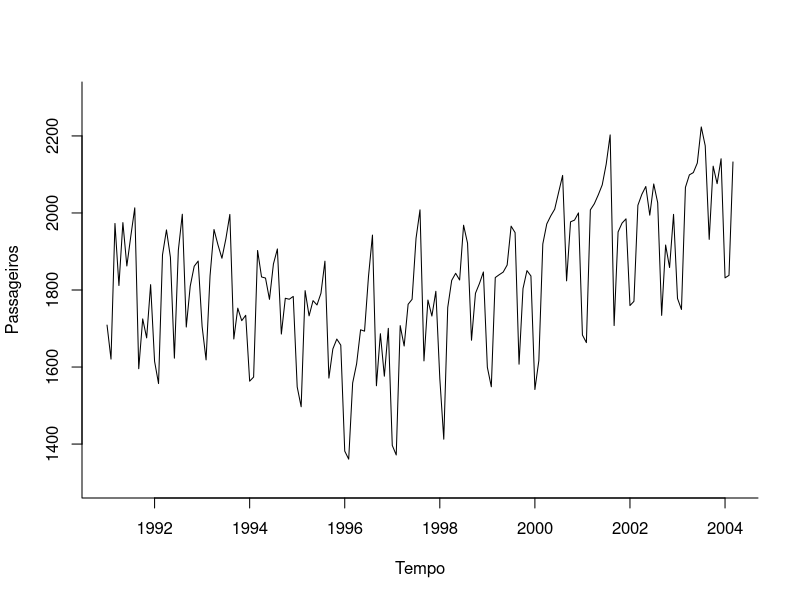
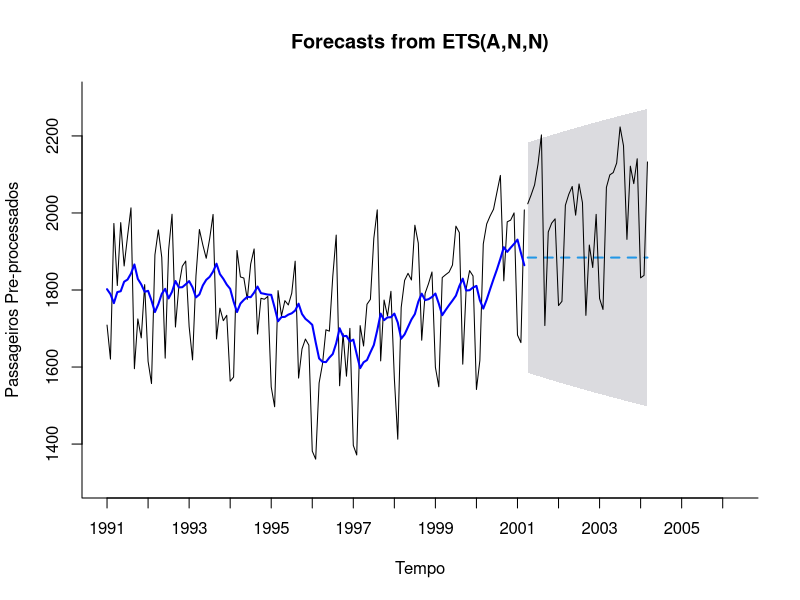
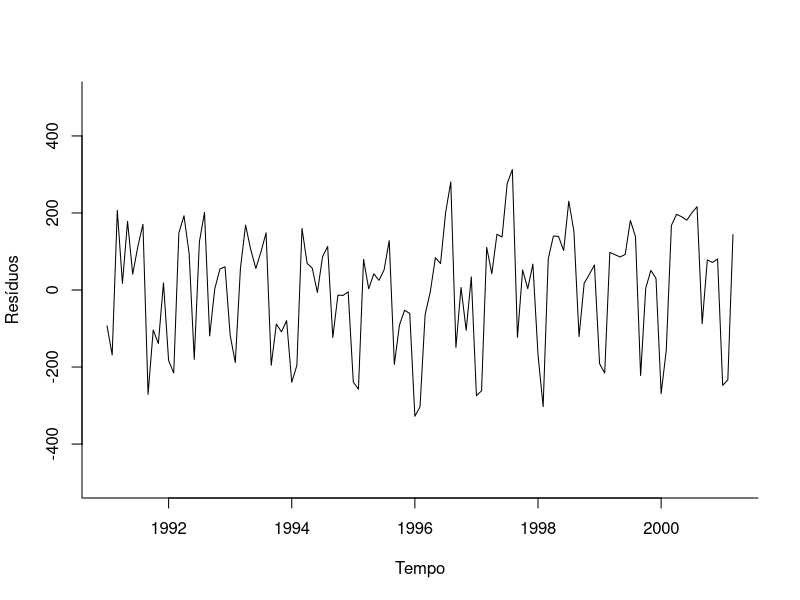
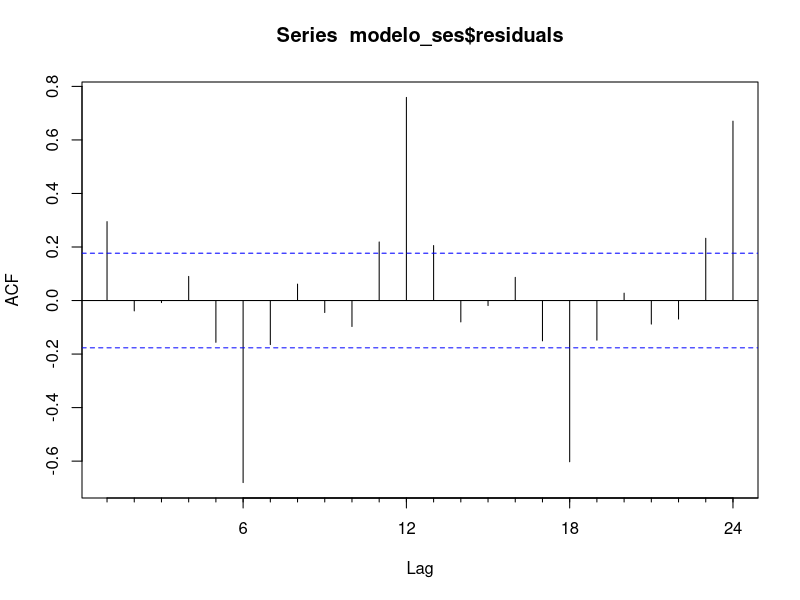
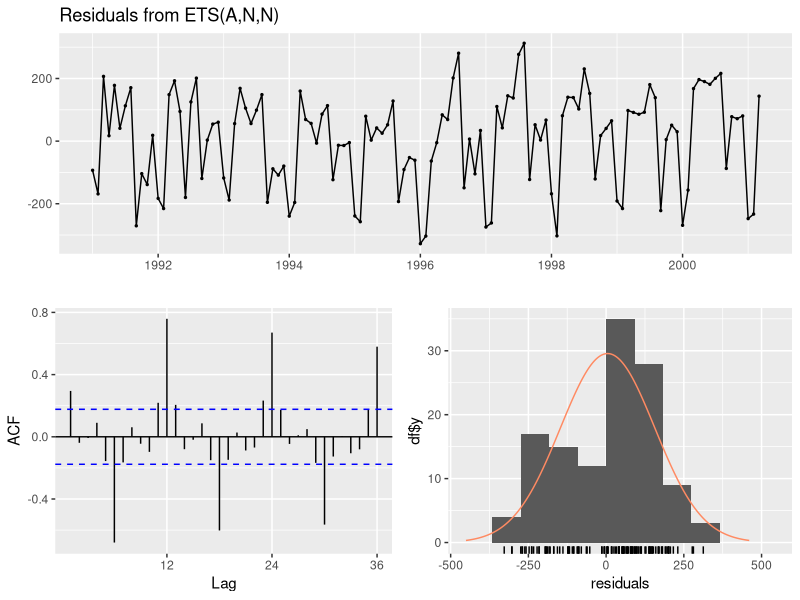
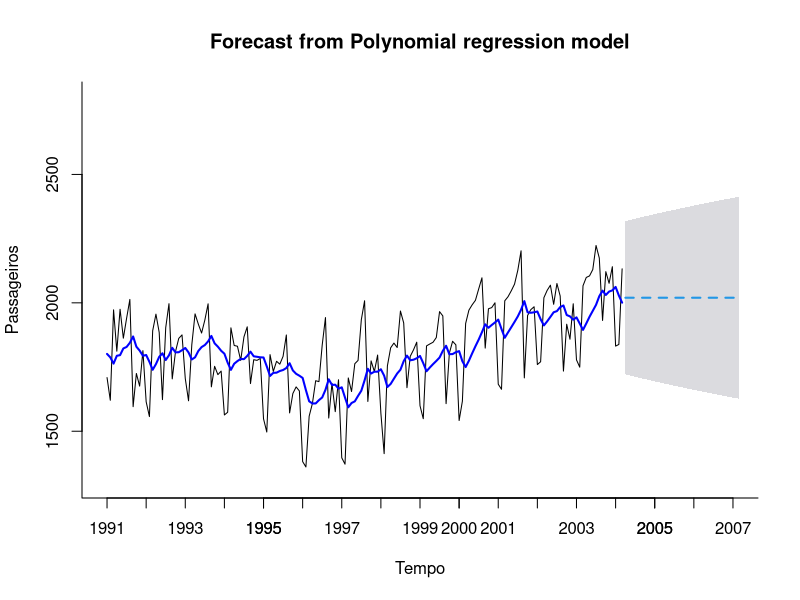

Reproduce these figures in R, in order.
install.packages("TSstudio")
#limpa variaveis da memoria
rm(list = ls())

library(zoo)
library(forecast)

#carrega o arquivo com a seria temporal de passageiros bruta
dados_passageiros <- read.csv("Amtrak_data.csv")

#coverte a serie de passageiros bruta no formato de serie temporal
passageiros_ts <- ts(dados_passageiros$Ridership, start=c(1991,1), end=c(2004,3), frequency = 12)

#plota o grafico da serie temporal
plot(passageiros_ts, xlab="Tempo", ylab="Passageiros", ylim=c(1300, 2300), bty="l")

#separa as amostras em treinamento e teste

#define o tamanho da amostra de teste
tam_amostra_teste <- 36

#define o tamanho da amostra de treinamento
tam_amostra_treinamento <- length(passageiros_ts) - tam_amostra_teste

#cria a serie temporal de treinamento
treinamento_ts <- window(passageiros_ts, start=c(1991, 1), end=c(1991,tam_amostra_treinamento))

#cria a serie temporal de teste
validacao_ts <- window(passageiros_ts, start=c(1991, tam_amostra_treinamento + 1), end=c(1991,tam_amostra_treinamento+tam_amostra_teste))

#estima o modelo de suavizacao na base de treinamento
modelo_ses <- ets(treinamento_ts, model = "ANN")

summary(modelo_ses)


modelo2 <- ets(treinamento_ts, alpha = 0.18, model = "ANN")

summary(modelo2)

#resumo modelo
summary(modelo_ses)

#projeta os proximos 12 meses
modelo_ses_proj <- forecast(modelo_ses, h=tam_amostra_teste, level=0.95)

#plota o grafica da projecao
plot(modelo_ses_proj, ylim=c(1300, 2300), ylab="Passageiros Pre-processados", xlab="Tempo", bty="l", xaxt="n", xlim=c(1991,2006.25), flty=2)

axis(1, at=seq(1991, 2006, 1), labels=format(seq(1991, 2006, 1)))

lines(modelo_ses$fitted, lwd=2, col="blue")

lines(validacao_ts)

#valida precisao
accuracy(modelo_ses_proj, passageiros_ts)

#Verificando resíduos

#Plotando os resíduos
plot(modelo_ses$residuals, xlab="Tempo", ylab="Resíduos", ylim=c(-500, 500), bty="l")

#calcula a autocorrelação dos resíduos
Acf(modelo_ses$residuals)

#verifica os resíduos com teste de Ljung-Box
checkresiduals(modelo_ses, test="LB")

#Preparar projecao

#primeiramente reestimamos o modelo com todos os dados de treinamento e validacao
modelo_ses_final <- ets(passageiros_ts, model = "ANN")

#sumario do modelo
summary(modelo_ses_final)

#projeta os próximos 36 meses do futuro
modelo_ses_final_proj <- forecast(modelo_ses_final, h=36, level=0.95)

#plota o grafico da serie temporal de treinamento e teste
plot(modelo_ses_final_proj, xlab="Tempo", ylab="Passageiros", ylim=c(1300, 2800), xlim=c(1991, 2007), bty="l", flty=2, main="Forecast from Polynomial regression model")
axis(1, at=seq(1991, 2007, 1), labels=format(seq(1991, 2007,1)))
lines(modelo_ses_final_proj$fitted, lwd=2, col="blue")

